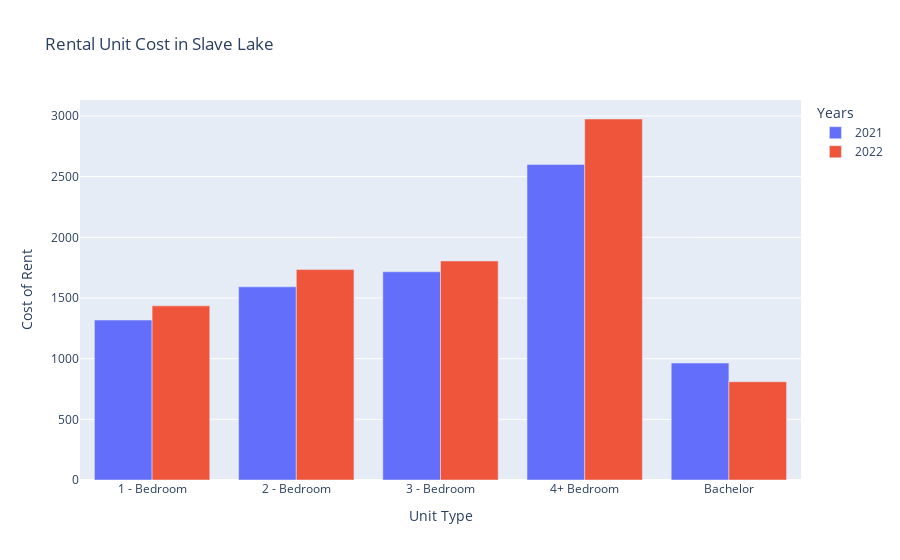

Notebook cell for this chart:
### Code cell
banff_df["2021"] = banff_df["2021"].str.replace(",", "").astype(int)
banff_df["2022"] = banff_df["2022"].str.replace(",", "").astype(int)

banff_long = banff_df.melt(id_vars="Unit Type", value_vars=["2021", "2022"],var_name="Years", value_name="Rent")

Banff = px.bar(banff_long,
                    x = "Unit Type",
                    y = "Rent",
                    color= "Years",
                    barmode="group",
                    title = "Rental Unit Cost in Slave Lake",
                    labels = {"Rent": "Cost of Rent"}
                    )

Banff

### Figure 1 — Plotly figure (JSON) as saved in the notebook; plotly's stock layout.template omitted (floating-point values rounded to 4 significant figures)
{"data": [{"alignmentgroup": "True", "hovertemplate": "Years=2021<br>Unit Type=%{x}<br>Cost of Rent=%{y}<extra></extra>", "legendgroup": "2021", "marker": {"color": "#636efa", "pattern": {"shape": ""}}, "name": "2021", "offsetgroup": "2021", "orientation": "v", "showlegend": true, "textposition": "auto", "type": "bar", "x": ["1 - Bedroom", "2 - Bedroom", "3 - Bedroom", "4+ Bedroom", "Bachelor"], "xaxis": "x", "y": [1318, 1592, 1716, 2600, 964], "yaxis": "y"}, {"alignmentgroup": "True", "hovertemplate": "Years=2022<br>Unit Type=%{x}<br>Cost of Rent=%{y}<extra></extra>", "legendgroup": "2022", "marker": {"color": "#EF553B", "pattern": {"shape": ""}}, "name": "2022", "offsetgroup": "2022", "orientation": "v", "showlegend": true, "textposition": "auto", "type": "bar", "x": ["1 - Bedroom", "2 - Bedroom", "3 - Bedroom", "4+ Bedroom", "Bachelor"], "xaxis": "x", "y": [1435, 1734, 1805, 2975, 810], "yaxis": "y"}], "layout": {"barmode": "group", "legend": {"title": {"text": "Years"}, "tracegroupgap": 0}, "title": {"text": "Rental Unit Cost in Slave Lake"}, "xaxis": {"anchor": "y", "domain": [0, 1], "title": {"text": "Unit Type"}}, "yaxis": {"anchor": "x", "domain": [0, 1], "title": {"text": "Cost of Rent"}}}}
